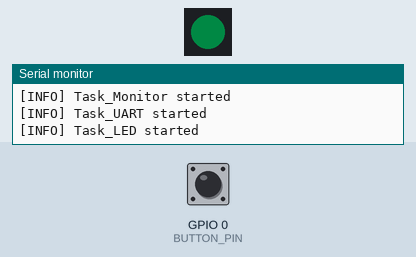
Simulated run of this sketch. Board: ESP32. On the bench: 1 RGB LEDs in strip order, left to right, the last lines printed to the serial monitor. Inputs (shaded band) come from the test bench; at power-on: GPIO 0 (BUTTON_PIN) HIGH. Dim RGB values are drawn brighter than linear.

Above: at 0.4 s.
1.4 s: GPIO 0 (BUTTON_PIN) pulled LOW for 0.15 s
At 1.9 s:
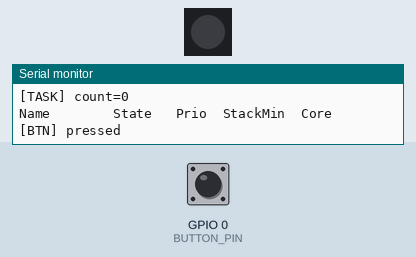
Timing chart, 0 to 10.4 s (numbered marks = the images above; inputs shaded):
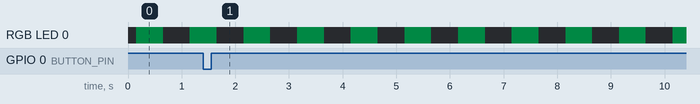

The sketch:

201.esp32s3_rtos.ino
```cpp
#include "app/app.h"

// Force compilation of module sources.
// The Arduino builder only compiles the .ino and top-level files; it does NOT
// auto-build .cpp files inside subfolders (app/, tasks/, bsp/, system/).
// Including them here compiles every module into the sketch translation unit,
// which works identically in the Arduino IDE and arduino-cli.
#include "config/config.h"
#include "bsp/led.cpp"
#include "bsp/button.cpp"
#include "system/system_info.cpp"
#include "app/app.cpp"
#include "tasks/task_led.cpp"
#include "tasks/task_button.cpp"
#include "tasks/task_monitor.cpp"
#include "tasks/task_uart.cpp"

void setup() {
    Serial.begin(UART_BAUD);
    delay(100);  // let the UART settle; setup-only, NOT a FreeRTOS task period

    log_info("System started");
    log_info("ESP32-S3 N16R8 detected");

    app_init();    // create queue / semaphore / mutex / timer
    app_start();   // create tasks + start timer + print banner
}

void loop() {
    // All application work runs inside FreeRTOS tasks created in setup().
    // Park the Arduino loop task so it does not spin.
    vTaskDelay(portMAX_DELAY);
}
```

app.h
```cpp
#ifndef APP_APP_H
#define APP_APP_H

#include <Arduino.h>
#include "config/config.h"

#include <freertos/FreeRTOS.h>
#include <freertos/queue.h>
#include <freertos/semphr.h>
#include <freertos/timers.h>

/* =========================================================================
 *  Application events passed through app_event_queue
 *  Produced by Task_Button and Task_UART, consumed by Task_LED.
 * ======================================================================= */
typedef enum {
    EVENT_BUTTON_PRESSED = 0,
    EVENT_LED_TOGGLE,
    EVENT_LED_ON,
    EVENT_LED_OFF,
} AppEvent;

/* Shared FreeRTOS objects (defined in app.cpp). */
extern QueueHandle_t     app_event_queue;   // button/uart -> led events
extern SemaphoreHandle_t sys_timer_sem;     // software timer -> monitor sync
extern TimerHandle_t     system_timer;      // 1 s heartbeat

/* Lifecycle. */
void app_init(void);    // create RTOS objects
void app_start(void);   // create tasks + timer, print banner

/* Console logging (mutex-protected). */
void console_lock(void);
void console_unlock(void);
void console_printf(const char* fmt, ...);  // locks, prints, unlocks
void log_info(const char* fmt, ...);        // [INFO] prefix
void log_err(const char* fmt, ...);         // [ERR] prefix

#endif /* APP_APP_H */
```

button.h
```cpp
#ifndef BSP_BUTTON_H
#define BSP_BUTTON_H

#include <Arduino.h>
#include "config/config.h"

#ifdef __cplusplus
extern "C" {
#endif

/* Button driver. Debounced edge detection: button_poll_pressed() returns
 * true exactly once per physical press, so the producer task never has to
 * implement debouncing itself. */
void button_init(void);
bool button_poll_pressed(void);

#ifdef __cplusplus
}
#endif

#endif /* BSP_BUTTON_H */
```

led.h
```cpp
#ifndef BSP_LED_H
#define BSP_LED_H

#include <Arduino.h>
#include "config/config.h"

#ifdef __cplusplus
extern "C" {
#endif

/* LED driver.
 *   - WS2812B RGB on GPIO48 (LED_IS_WS2812 == 1, default): driven via
 *     Adafruit_NeoPixel; "on" -> GRB color (LED_ON_*), "off" -> black.
 *   - Plain digital GPIO LED: driven via digitalWrite (LED_ACTIVE_HIGH).
 * The driver layer depends only on config and never on the application. */
void led_init(void);
void led_set(bool on);
void led_toggle(void);

#ifdef __cplusplus
}
#endif

#endif /* BSP_LED_H */
```

system_info.h
```cpp
#ifndef SYSTEM_SYSTEM_INFO_H
#define SYSTEM_SYSTEM_INFO_H

#include <Arduino.h>

/* Startup banner (chip / memory / FreeRTOS). */
void print_banner(void);

/* One-shot memory snapshot lines at startup. */
void print_mem_info(void);

/* Live FreeRTOS task table (name / state / priority / stack min / core). */
void print_task_list(void);

/* State enum -> short string (matches FreeRTOS eTaskState order). */
const char* task_state_name(int state);

/* Minimum-free tracking for heap & PSRAM (avoids relying on a specific
 * core version's getMinFreePsram() API). Call mem_update() periodically. */
void     mem_update(void);
uint32_t mem_min_heap(void);
uint32_t mem_min_psram(void);

#endif /* SYSTEM_SYSTEM_INFO_H */
```

task_button.h
```cpp
#ifndef TASKS_TASK_BUTTON_H
#define TASKS_TASK_BUTTON_H
void task_button(void* pvParameters);
#endif /* TASKS_TASK_BUTTON_H */
```

task_led.h
```cpp
#ifndef TASKS_TASK_LED_H
#define TASKS_TASK_LED_H
void task_led(void* pvParameters);
#endif /* TASKS_TASK_LED_H */
```

task_monitor.h
```cpp
#ifndef TASKS_TASK_MONITOR_H
#define TASKS_TASK_MONITOR_H
void task_monitor(void* pvParameters);
#endif /* TASKS_TASK_MONITOR_H */
```

task_uart.h
```cpp
#ifndef TASKS_TASK_UART_H
#define TASKS_TASK_UART_H
void task_uart(void* pvParameters);
#endif /* TASKS_TASK_UART_H */
```

config.h
```cpp
#ifndef CONFIG_H
#define CONFIG_H

#include <Arduino.h>

/* =========================================================================
 *  Board / GPIO configuration
 *  ESP32-S3-COREBOARD V1.4 (verified against ESP32-S3-SCH-V1.4.pdf)
 *
 *  User LED: a WS2812B RGB LED wired to GPIO48 (single-wire 800 kHz protocol,
 *  GRB order). This is NOT a plain digital pin -> it is driven by the WS2812
 *  driver in bsp/led.cpp (Adafruit_NeoPixel, installed via
 *  `arduino-cli lib install "Adafruit NeoPixel"`).
 *
 *  Board status LEDs (hardware-driven, not software-controllable):
 *    - PWRLED-RED : power indicator (+5V -> R6 1k -> LED -> GND, always on)
 *    - TXLED2     : UART TX activity (U0TXD/GPIO43 -> R4 1k -> LED -> GND)
 *    - RXLED2     : UART RX activity (U0RXD/GPIO44 -> R1 1k -> LED -> GND)
 * ======================================================================= */

/* LED configuration.
 *   LED_PIN      : GPIO the WS2812B data line is connected to (48 on this board)
 *   LED_IS_WS2812: 1 = WS2812B single-wire RGB (use WS2812 driver)
 *                  0 = plain digital GPIO LED (use digitalWrite driver)
 *   LED_WS2812_BRIGHTNESS : 0..255 global dimming (kept low to avoid glare)
 *   LED_ON_*:    GRB color applied when the LED is logically "on"
 */
#ifndef LED_PIN
#define LED_PIN             48      /* WS2812B data line (COREBOARD V1.4) */
#endif
#define HAS_USER_LED        (LED_PIN >= 0)
#define LED_IS_WS2812       1

#if LED_IS_WS2812
#define LED_WS2812_BRIGHTNESS  40   /* 0..255, dimmed to avoid glare */
/* Color shown when the LED is "on" (GRB order for WS2812B). */
#define LED_ON_R              0
#define LED_ON_G              64
#define LED_ON_B              32
#else
/* Plain digital LED polarity (unused when LED_IS_WS2812 == 1). */
#define LED_ACTIVE_HIGH       true    /* false if your LED is active-low */
#endif

/* BUTTON_PIN: GPIO connected to a user button.
 *   COREBOARD V1.4: BOOT button on GPIO0 (active-low, R5 10k pull-up).
 *   Verified against schematic: BOOT -> GPIO0, R5(10k) to VDD33.
 *   If your board has no user button, wire a tactile switch between this
 *   GPIO and GND (the driver enables the internal pull-up below).
 */
#ifndef BUTTON_PIN
#define BUTTON_PIN          0
#endif
#define BUTTON_ACTIVE_LOW   true    // BOOT button is active-low; false for active-high

/* =========================================================================
 *  UART (used by Task_UART and the startup banner)
 *  We use the Arduino 'Serial' object which maps to UART0 (TXD0/RXD0),
 *  already wired to the CH343 by the board definition. Leave pins at -1
 *  to keep the board default routing.
 * ======================================================================= */
#define UART_BAUD           115200
#define UART_RX_PIN         -1      // -1 = board default (RXD0)
#define UART_TX_PIN         -1      // -1 = board default (TXD0)

/* =========================================================================
 *  Task timing (milliseconds). All tasks use vTaskDelayUntil(), never delay().
 * ======================================================================= */
#define LED_PERIOD_MS       500
#define BUTTON_POLL_MS      20
#define MONITOR_PERIOD_MS   1000
#define UART_POLL_MS        50

/* =========================================================================
 *  FreeRTOS object sizing
 * ======================================================================= */
#define APP_EVENT_QUEUE_LEN   16    // events buffered between producers/consumers
#define QUEUE_SEND_TIMEOUT_MS 50    // max block time when sending an event

/* =========================================================================
 *  Task priorities (higher number = higher priority)
 *    UART/Button handle interactive I/O -> higher priority so user input
 *    is never starved. LED is a trivial heartbeat -> medium. Monitor only
 *    prints statistics, never blocks real work -> lowest priority.
 * ======================================================================= */
#define PRIO_UART            3
#define PRIO_BUTTON          3
#define PRIO_LED             2
#define PRIO_MONITOR         1

/* =========================================================================
 *  Core affinity
 *  ESP32-S3 is dual-core. Arduino/ESP-IDF keep network & system tasks on
 *  Core 0; we pin our application tasks to Core 1 so they are isolated
 *  from the system stack. (Use tskNO_AFFINITY to let the scheduler choose.)
 * ======================================================================= */
#define CORE_APP_TASKS       1
#define CORE_SYSTEM          0

#endif /* CONFIG_H */
```
